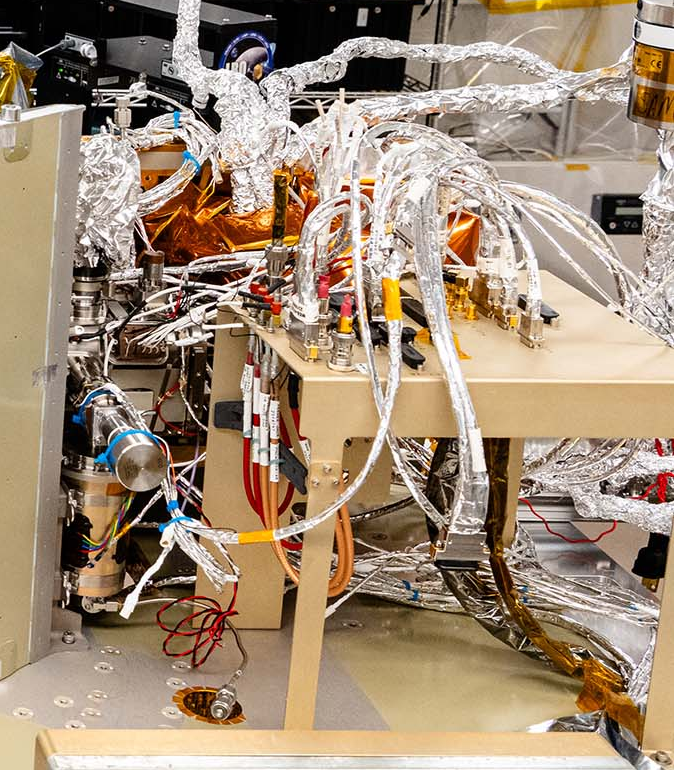
#> input picture research/drams-detail-2026-10-20/photo-crop-drams.png, 674 x 770 px
$ python make-comparison.py
#> lines starting #> are read from the running program, lines starting #| are printed output that depends on the picture
from pathlib import Path
from PIL import Image, ImageDraw, ImageFont, ImageOps

root = Path(__file__).resolve().parents[2]
here = Path(__file__).resolve().parent
canvas = Image.new('RGB', (1600, 1330), '#e5ecef')
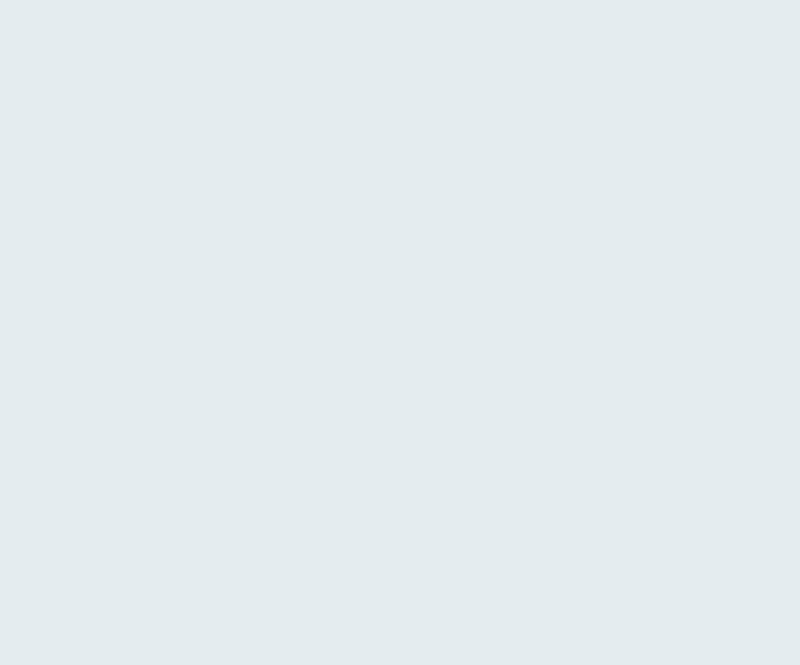
#> canvas: PIL image 1600x1330 RGB (shown at 1/2 size); mean R, G, B 229, 236, 239
draw = ImageDraw.Draw(canvas)
font = ImageFont.truetype('C:/Windows/Fonts/arial.ttf', 22)
small = ImageFont.truetype('C:/Windows/Fonts/arial.ttf', 17)
panels = [
    ('REAL: DraMS integration, including test setup', root/'research/drams-detail-2026-10-20/photo-crop-drams.png', None,
     'NASA / Mike Guinto. Appearance reference, not flight wiring topology.'),
    ('CAD: warm/cold arrangement, not a circuit map', root/'research/sources/scitech2024-sdc-drams-interface/scitech2024-p03.jpg', (.18,.32,.87,.66),
     'Barfknecht et al., NASA GSFC / Aerodyne, SciTech 2024, fig. 2.'),
    ('BEFORE: existing short wire example', root/'archive/attic-connection-media-2026-10-23/before/wire.png', (0,.08,1,.94),
     'Original endpoints retained. Ghosted enclosure is inspection styling.'),
    ('MODEL: slack, lacing and enclosure support', here/'model-wire.png', (0,.08,1,.94),
     'Installation estimate; no flight mating or cable qualification claim.'),
]
for i, (title, source, crop, credit) in enumerate(panels):
    x, y = 20+(i % 2)*800, 20+(i // 2)*620
    draw.text((x,y), title, font=font, fill='#152d3b')
    im = Image.open(source).convert('RGB')
#> im is the input picture: PIL image 674x770 RGB; mean R, G, B 160.5, 139.8, 118.2
    if crop:
        im = im.crop(tuple(int(v*(im.width if j % 2 == 0 else im.height)) for j,v in enumerate(crop)))
    im = ImageOps.contain(im, (760,520), Image.Resampling.LANCZOS)
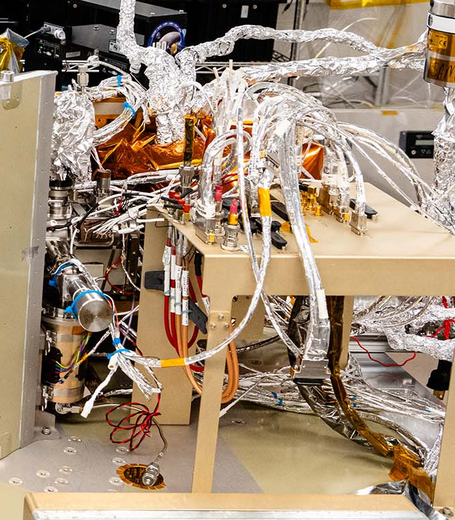
#> im: PIL image 455x520 RGB; mean R, G, B 160.4, 139.9, 118.3
    canvas.paste(im, (x+(760-im.width)//2, y+40+(520-im.height)//2))
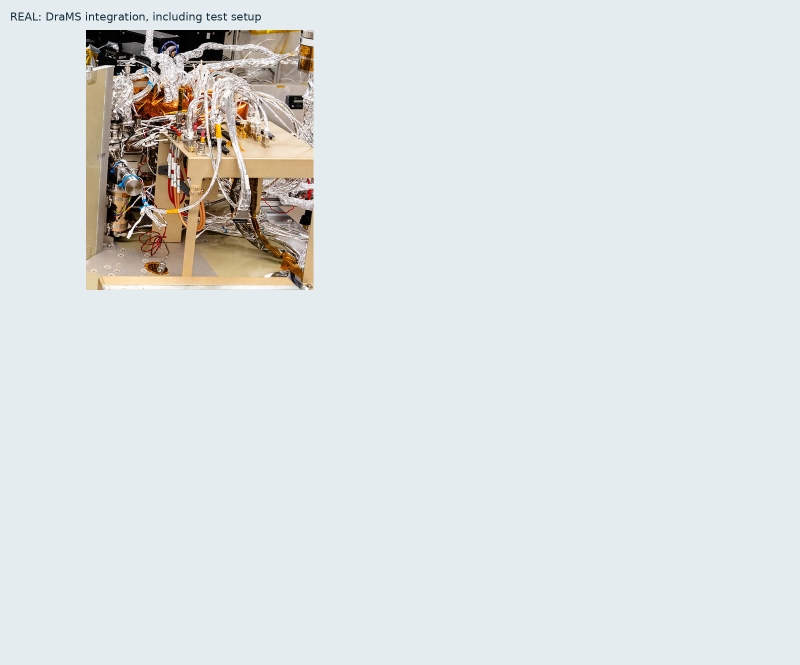
#> canvas: PIL image 1600x1330 RGB (shown at 1/2 size); mean R, G, B 221.1, 225.1, 225.4
#> (the run stopped early here; a loop or call above may not have finished)
